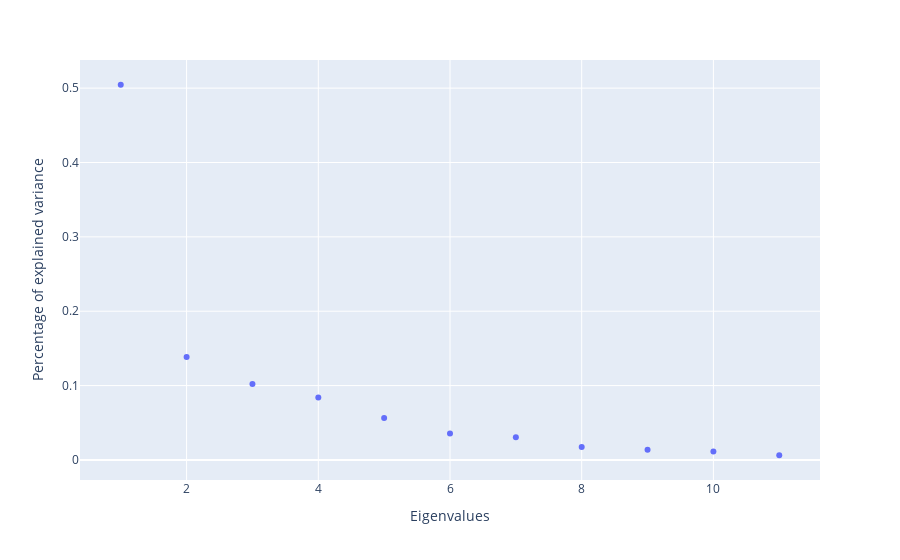

The notebook cell saved with this chart:
### Code cell
# Plot the percentage of explained variance (eigenvalues)
explain_pct = pca.explained_variance_ratio_
fig = px.scatter(x=range(1,len(pca.explained_variance_)+1), y=explain_pct)
fig.update_layout(
    xaxis_title="Eigenvalues",
    yaxis_title="Percentage of explained variance")
fig.show()
print(explain_pct)

### Figure 1 — Plotly figure (JSON) as saved in the notebook; plotly's stock layout.template omitted (floating-point values rounded to 4 significant figures)
{"data": [{"hovertemplate": "x=%{x}<br>y=%{y}<extra></extra>", "legendgroup": "", "marker": {"color": "#636efa", "symbol": "circle"}, "mode": "markers", "name": "", "orientation": "v", "showlegend": false, "type": "scatter", "x": [1, 2, 3, 4, 5, 6, 7, 8, 9, 10, 11], "xaxis": "x", "y": [0.5046, 0.1385, 0.1021, 0.08401, 0.05638, 0.03549, 0.03034, 0.01721, 0.01381, 0.01126, 0.006285], "yaxis": "y"}], "layout": {"autosize": true, "legend": {"tracegroupgap": 0}, "margin": {"t": 60}, "xaxis": {"anchor": "y", "autorange": true, "domain": [0, 1], "range": [0.3306, 11.67], "title": {"text": "Eigenvalues"}, "type": "linear"}, "yaxis": {"anchor": "x", "autorange": true, "domain": [0, 1], "range": [-0.0323, 0.5431], "title": {"text": "Percentage of explained variance"}, "type": "linear"}}}
